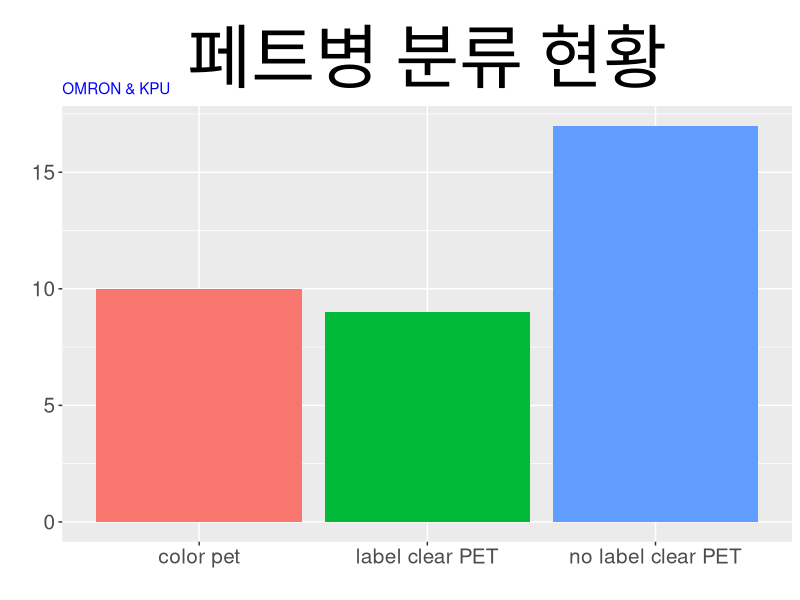

The R source for this figure:
install.packages("dplyr")
library(dplyr)
library(ggplot2)
## readLines() = char ///////  read.table() = int
pixel <- read.table("data/pixel.txt")
pixel <- as.data.frame(pixel)
##str(pixel)
pixel <- pixel %>% 
  mutate(count = ifelse(pixel >= 40000, "color pet",
                        ifelse(pixel >= 11000,"label clear PET","no label clear PET")))

table(pixel$count)
ggplot(data=pixel,aes(x=count,fill=count)) + xlab("") + ylab("") + 
  geom_bar() + theme(plot.title = element_text(hjust = 0.5,size = 50, vjust = -0.5),
                     plot.subtitle = element_text(color = "blue"),
                     legend.position = "none", 
                     axis.title.x = element_text(size = 15),
                     axis.title.y = element_text(size = 15),
                     axis.text.x = element_text(size = 15),
                     axis.text.y = element_text(size = 15)) + labs(title = "페트병 분류 현황", subtitle = "OMRON & KPU")

head(pixel$count, 30)
head(pixel,30)

